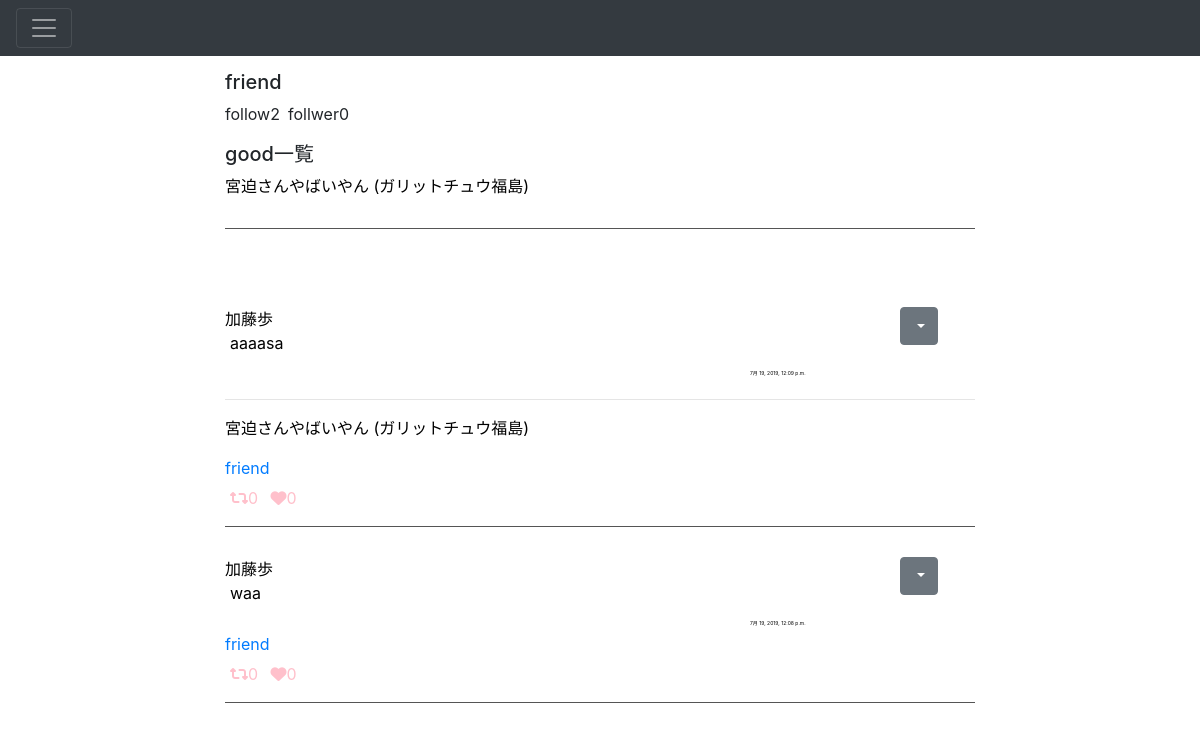
The app's page /users/8/ (signed in), older data.
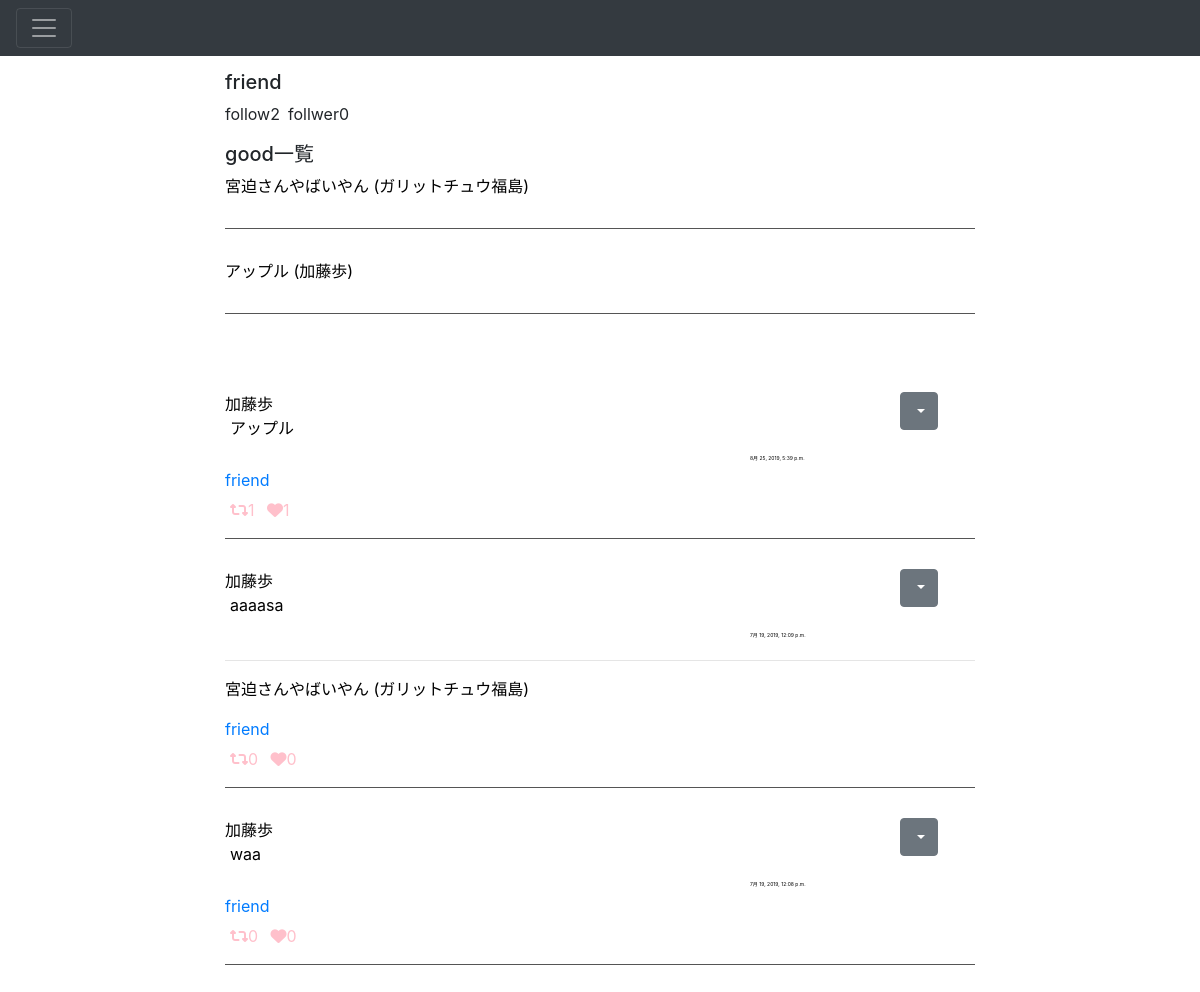
The same page, newer data.
### app/models.py (models this page shows, shortened)
class Good(models.Model):
    user = models.ForeignKey(User, on_delete=models.CASCADE, related_name='good_user')
    photo = models.ForeignKey(Photo, on_delete=models.CASCADE, related_name='good_photo')

class Photo(models.Model):
    comment = models.TextField(max_length=1000)
    image = models.ImageField(upload_to = 'photos', blank=True, null=True)
    created_at = models.DateTimeField(auto_now=True)
    user = models.ForeignKey(User, on_delete=models.CASCADE)
    created_at = models.DateTimeField(auto_now=True)
    share_id = models.IntegerField(default=-1)
    good_count = models.IntegerField(default=0)
    share_count = models.IntegerField(default=0)
    def __str__(self):
        return str(self.comment) + ' (' + str(self.user) + ')'
    def get_share(self):
        return Photo.objects.get(id=self.share_id)
    class Meta:
        ordering = ('-created_at',)

### app/views.py (the view)
# urls.py: path('users/<int:pk>/', views.users_detail, name='users_detail'),
@login_required
def users_detail(request, pk):
    user = get_object_or_404(User, pk=pk)
    photos = user.photo_set.all().order_by('-created_at')
    good_user = user.good_user.all()
    apple = user.friend_user.count
    pan = user.friend_owner.count
    return render(request, 'app/users_detail.html', {'user': user, 'photos': photos, 'apple':apple, 'pan':pan, 'good_user':good_user})

### app/templates/app/users_detail.html (shortened to what this page needs)
{% extends 'app/base.html' %}
{% block content %}
<h5>friend</h5>
<div class="follow_detail">
  <p>follow{{pan}}</p>
  &ensp;<p>follwer{{ apple }}</p>
</div>
<div class='panda'>
  <h5>good一覧</h5>
</div>
  {% for item in good_user %}
  <div class="tweet">
    <span>{{ item.photo }}</span>
  </div>
  {% endfor %}
{% include 'app/tweet.html' %}
{% endblock %}

### app/templates/app/tweet.html (shortened to what this page needs)
<div class="photo-container">
    {% for photo in photos %}
      <div class="tweet">
        <div class="clone">
          <div class="dropdown">
            <button class="btn btn-secondary dropdown-toggle" type="button" id="dropdownMenu2" data-toggle="dropdown" aria-haspopup="true" aria-expanded="false">
            </button>
          </div>
        </div>
        <div class="tweet-info">
          <a href="{% url 'app:users_detail' photo.user.id %}">
            <span>{{ photo.user }}</span>
          </a>
        </div>
        <div class='tweet-content'>
          <div class='tweet-content-main'>
            {{ photo.comment }}
          </div>
        </div>
        <div class='tweet-date'>
          {{photo.created_at}}
        </div>
        {% if photo.share_id > 0 %}
        <hr class="share_line">
        <p class="share_item_content">{{photo.get_share}}</P>
        {% endif %}
        <p class="message_owner">
          <a href="{% url 'app:share' photo.id %}"><span class="photo_counter"><i class="fas fa-retweet"></i>{{photo.share_count}}</span></a>
          <a href="{% url 'app:good' photo.id %}"><span class="photo_counter">&ensp;<i class="fas fa-heart"></i>{{photo.good_count}}</span></a>
        </p>
        {% if request.user != photo.user %}
        <p class="tweet_detail">
          <a href="{% url 'app:add' %}?name={{photo.user}}">friend</a>
        </p>
        {% endif %}
        </div>
  {% endfor %}
  </div>

Row changes from the older to the newer data that the page shows:
added Good: photo "アップル (加藤歩)"
added Photo: user "加藤歩", comment "アップル", created_at "8月 25, 2019, 5:39 p.m.", share_count "1", good_count "1"
